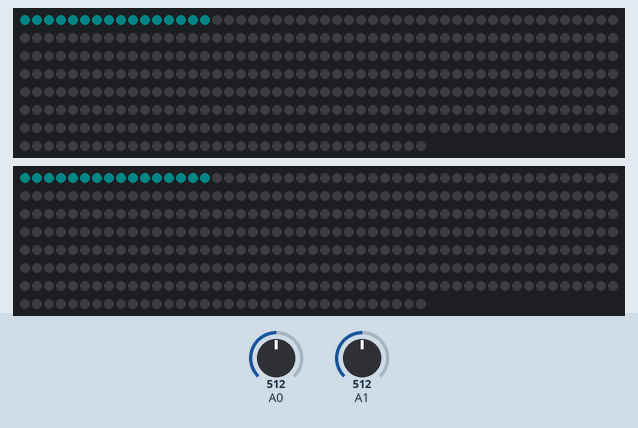
This program was run on a simulated Arduino Uno, built with avr-gcc and run on an emulated ATmega328P. Shown: 2 × 384 RGB LEDs in strip order, left to right, continuing on the next row. The test bench sets the inputs (shaded band); at power-on: A0 = 512, A1 = 512. Dim RGB values are drawn brighter than linear; the strip is taken to match the declared colour order.

Above: at 0.6 s.
At 7.2 s:
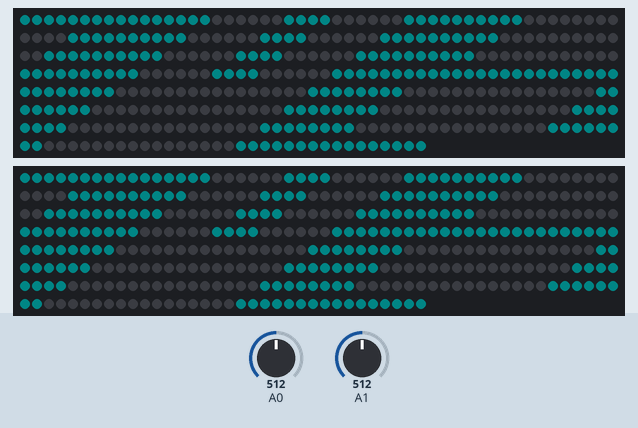
7.3 s: A0 set to 532
Timing chart, 0 to 10.3 s (numbered marks = the images above; inputs shaded):
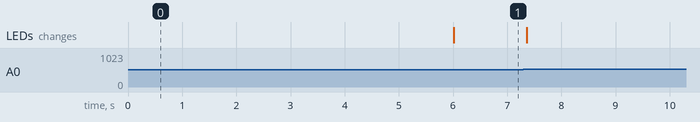

The program:

main.cpp
```cpp
#include <Arduino.h>
#include <Adafruit_NeoPixel.h>

// Matrixen
const int COLS = 16;
const int ROW = 24;
const int NUM_PIXELS = COLS * ROW;

// PIN + Helligkeit
#define MATRIX_PIN_1 13
#define MATRIX_PIN_2 12
#define BRIGHTNESS 8

// Matrix initialisieren
Adafruit_NeoPixel matrix_1 = Adafruit_NeoPixel(NUM_PIXELS, MATRIX_PIN_1, NEO_GRB + NEO_KHZ800);
Adafruit_NeoPixel matrix_2 = Adafruit_NeoPixel(NUM_PIXELS, MATRIX_PIN_2, NEO_GBR + NEO_KHZ800);

int firstRow[] = {20, 21, 26, 27, /*|*/ 18, 19, 28, 29,/*|*/ 16, 17, 30, 31,/*|*/
                  352, 353, 366, 367,/*|*/ 354, 355, 365, 364,/*|*/ 356, 357, 362, 363, /*|*/
                  361, 360, 358, 359};

int secondRow[] = {};

int joyX_1 = 0;
int joyX_2 = 0;

void border(int start, int end);
void fullBorder();
void resetMatrix();
void JoystickPosition();

void setup() {
    Serial.begin(9600);

    // Matrix_1 und Matrix_2 Initialisieren
    matrix_1.begin();
    matrix_1.setBrightness(BRIGHTNESS);
    matrix_1.show();

    matrix_2.begin();
    matrix_2.setBrightness(BRIGHTNESS);
    matrix_2.show();

    // Spielfächel intialisieren
    resetMatrix();

    // 8 und 9 auf Input stellen, um die Schalter einlesen zu können
    pinMode(8, INPUT);
    pinMode(9, INPUT);
    // A0 und A1 auf Input stellen, um die Joysticks einlesen zu können
    pinMode(A0, INPUT);
    pinMode(A1, INPUT);
}

void loop() {
    joyX_1 = analogRead(A0);
    joyX_2 = analogRead(A1);

    if (joyX_1 > 520) {
      for (int i = 0; i < 28; i++) {
        matrix_1.setPixelColor(firstRow[i], 255, 10, 10);
        matrix_2.setPixelColor(firstRow[i], 255, 10, 10);
      }
    } else if (joyX_1 < 500) {

    }
    matrix_1.show();
    matrix_2.show();
}


void border(int start, int end) {
    for (int i = start; i < end; i++) {
      matrix_1.setPixelColor(i, 0, 255, 255);
      matrix_1.show();

      matrix_2.setPixelColor(i, 0, 255, 255);
      matrix_2.show();
    }
}
void fullBorder() {
  int i = 8;
  border(0, 16);
  while (i < 192) {
    border(i, i + 8);
    i = i + 24;
  }
  border(184, 208);
  i = 224;
  while (i < 376) {
    border(i, i + 8);
    i = i + 24;
  }
  border(376,384);
  border(22, 26);
  border(40,42);
  border(54,56);
  border(70, 74);
  border(88, 90);
  border(102, 104);
  border(118, 122);
  border(136, 138);
  border(150, 152);
  border(166, 170);
}
void resetMatrix() {
    matrix_1.clear();
    matrix_2.clear();
    fullBorder();
}
void JoystickPosition() {
  // todo 0 wert ermitteln und dann die Logik programmieren
  // 0 Wert ist 511 und 512

  joyX_1 = analogRead(A0);
  joyX_2 = analogRead(A1);
}
```
